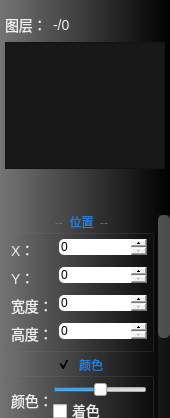
<?xml version="1.0" encoding="UTF-8"?>
<ui version="4.0">
 <class>FormLayerTools</class>
 <widget class="QWidget" name="FormLayerTools">
  <property name="enabled">
   <bool>true</bool>
  </property>
  <property name="geometry">
   <rect>
    <x>0</x>
    <y>0</y>
    <width>170</width>
    <height>418</height>
   </rect>
  </property>
  <property name="windowTitle">
   <string>Form</string>
  </property>
  <property name="styleSheet">
   <string notr="true">QWidget#widgetBox
{
	background-color: qlineargradient(spread:pad, x1:1, y1:0, x2:0, y2:0, stop:0 rgba(0, 0, 0, 255), stop:1 rgba(79, 79, 79, 196));
}
QScrollArea#scrollAreaOption
{
	background-color: transparent;
}
QWidget#scrollAreaWidgetContents
{
	background-color: transparent;
}

QScrollBar::vertical{
	border:none;
	background:#10FFFFFF;
	width:12px;
}
QScrollBar::handle:vertical{
	border:none;
	border-radius:5px;
	background:#40FFFFFF;
	min-height:20px;
	min-width:8px;
	width:8px;
}
QScrollBar::handle:vertical:hover{
	background:#E0FFFFFF;
}
QScrollBar::handle:vertical:pressed{
	background:#D0FFFFFF;
}
QScrollBar::add-line:vertical{
	height: 0px;
}
QScrollBar::sub-line:vertical{
	height: 0px;
}

QScrollBar::horizontal{
	border:none;
	background:#10FFFFFF;
	height:12px;
}
QScrollBar::handle:horizontal{
	border:none;
	border-radius:5px;
	background:#40FFFFFF;
	min-height:8px;
	min-width:20px;
	height:8px;
}
QScrollBar::handle:horizontal:hover{
	background:#E0FFFFFF;
}
QScrollBar::handle:horizontal:pressed{
	background:#D0FFFFFF;
}
QScrollBar::add-line:horizontal{
	width: 0px;
}
QScrollBar::sub-line:horizontal{
	width: 0px;
}

QPushButton
{
	border:none;
}
QLabel
{
	color: rgb(240, 240, 240);
	font-size:14px;
}
QCheckBox
{
	color: rgb(240, 240, 240);
	font-size:14px;
}
QPushButton:hover
{
	background-color: rgb(96, 96, 96);
}

QPushButton#pushButtonFullScreen
{
	image: url(:/butFullViewport_normal.png);
}
QPushButton#pushButtonFullScreen:checked
{
	image: url(:/butFullViewport_checked_normal.png);
}
QPushButton#pushButtonFullScreen:hover
{
	image: url(:/butFullViewport_enter.png);
}
QPushButton#pushButtonFullScreen:hover:checked
{
	image: url(:/butFullViewport_checked_enter.png);
}
QPushButton#pushButtonFullScreen:disabled
{
	image: url(:/butFullViewport_disable.png);
}
QPushButton#pushButtonFullScreen:disabled:checked
{
	image: url(:/butFullViewport_checked_disable.png);
}


QPushButton#pushButtonAspratio
{
	image: url(:/butLockAspectRatio_normal.png);
}
QPushButton#pushButtonAspratio:checked
{
	image: url(:/butLockAspectRatio_checked_normal.png);
}
QPushButton#pushButtonAspratio:hover
{
	image:url(:/butLockAspectRatio_enter.png);
}
QPushButton#pushButtonAspratio:hover:checked
{
	image: url(:/butLockAspectRatio_checked_enter.png);
}
QPushButton#pushButtonAspratio:disabled
{
	image:url(:/butLockAspectRatio_disable.png);
}
QPushButton#pushButtonAspratio:disabled:checked
{
	image: url(:/butLockAspectRatio_checked_disable.png);
}

QPushButton#pushButtonMoveUp
{
	image: url(:/butMoveLayerUp_normal.png);
}
QPushButton#pushButtonMoveUp:hover
{
	image: url(:/butMoveLayerUp_enter.png);
}
QPushButton#pushButtonMoveUp:disabled
{
	image: url(:/butMoveLayerUp_disable.png);
}
QPushButton#pushButtonMoveDown
{
	image: url(:/butMoveLayerDown_normal.png);
}
QPushButton#pushButtonMoveDown:hover
{
	image: url(:/butMoveLayerDown_enter.png);
}
QPushButton#pushButtonMoveDown:disabled
{
	image: url(:/butMoveLayerDown_disable.png);
}



QPushButton#pushButtonDing
{
	image: url(:/butDing_normal.png)
}
QPushButton#pushButtonDing:checked
{
	image: url(:/butDing_checked_normal.png);
}

QPushButton#pushButtonRemove
{
	image: url(:/butCancel_normal.png);
}
QPushButton#pushButtonRemove:hover
{
	image: url(:/butCancel_enter.png);
}
QPushButton#pushButtonRemove:disabled
{
	image: url(:/butCancel_disable.png);
}

QListView#listViewLayers
{
	background-color: rgb(24, 24, 24);
	color: rgb(255, 255, 255);
}
QListView#listViewLayers::indicator
{
width: 16px;
height: 16px;
	subcontrol-origin:border;
	subcontrol-position:left;
}

QListView#listViewLayers:item:alternate
{
	background-color: rgb(32, 32, 32);
}
QListView#listViewLayers:item:selected
{
	background-color: rgb(48, 120, 255);
}
QSpinBox
{
	border:none;
	border-top-left-radius: 5px;
	border-bottom-left-radius:5px;
	padding-left:0px;
}

QSpinBox::up-button
{
	subcontrol-origin:border;
	subcontrol-position:top right;
}
QSpinBox::down-button
{
	subcontrol-origin:border;
	subcontrol-position:bottom right;
}
QGroupBox
{
	background:#00000000;
}
QGroupBox::title
{
	font-size:10px;
	font-weight:400;
	color: #2080E0;
	subcontrol-origin:margin;
	subcontrol-position: top center;
	background:#00000000;
}
QGroupBox::title::hover
{
	color: #2090F0;
}
QGroupBox::indicator
{
	width: 16px;
	height: 16px;
	margin-top:2px;
	subcontrol-origin:margin;
	subcontrol-position: top center;
	image: url(&quot;:/butResortDefault_normal.png&quot;);
}
QGroupBox::indicator::hover
{
	image: url(&quot;:/butResortDefault_enter.png&quot;);
}</string>
  </property>
  <layout class="QGridLayout" name="gridLayout">
   <property name="leftMargin">
    <number>0</number>
   </property>
   <property name="topMargin">
    <number>0</number>
   </property>
   <property name="rightMargin">
    <number>0</number>
   </property>
   <property name="bottomMargin">
    <number>0</number>
   </property>
   <item row="0" column="0">
    <widget class="QWidget" name="widgetBox" native="true">
     <layout class="QVBoxLayout" name="verticalLayout_2">
      <property name="leftMargin">
       <number>0</number>
      </property>
      <property name="topMargin">
       <number>5</number>
      </property>
      <property name="rightMargin">
       <number>0</number>
      </property>
      <property name="bottomMargin">
       <number>0</number>
      </property>
      <item>
       <widget class="QWidget" name="widgetLayers" native="true">
        <property name="sizePolicy">
         <sizepolicy hsizetype="Preferred" vsizetype="Preferred">
          <horstretch>0</horstretch>
          <verstretch>2</verstretch>
         </sizepolicy>
        </property>
        <layout class="QVBoxLayout" name="verticalLayout">
         <property name="leftMargin">
          <number>5</number>
         </property>
         <property name="rightMargin">
          <number>5</number>
         </property>
         <property name="bottomMargin">
          <number>0</number>
         </property>
         <item>
          <layout class="QHBoxLayout" name="horizontalLayout">
           <item>
            <widget class="QLabel" name="label_2">
             <property name="text">
              <string>图层：</string>
             </property>
            </widget>
           </item>
           <item>
            <widget class="QLabel" name="labelLayers">
             <property name="sizePolicy">
              <sizepolicy hsizetype="Expanding" vsizetype="Preferred">
               <horstretch>0</horstretch>
               <verstretch>0</verstretch>
              </sizepolicy>
             </property>
             <property name="toolTip">
              <string>当前选中的图层编号 / 所有图层的数量</string>
             </property>
             <property name="text">
              <string>-/0</string>
             </property>
            </widget>
           </item>
           <item>
            <widget class="QPushButton" name="pushButtonDing">
             <property name="minimumSize">
              <size>
               <width>16</width>
               <height>16</height>
              </size>
             </property>
             <property name="maximumSize">
              <size>
               <width>16</width>
               <height>16</height>
              </size>
             </property>
             <property name="toolTip">
              <string>固定图层工具窗口</string>
             </property>
             <property name="checkable">
              <bool>true</bool>
             </property>
            </widget>
           </item>
          </layout>
         </item>
         <item>
          <widget class="QListView" name="listViewLayers">
           <property name="minimumSize">
            <size>
             <width>0</width>
             <height>48</height>
            </size>
           </property>
           <property name="editTriggers">
            <set>QAbstractItemView::NoEditTriggers</set>
           </property>
           <property name="showDropIndicator" stdset="0">
            <bool>false</bool>
           </property>
           <property name="iconSize">
            <size>
             <width>16</width>
             <height>16</height>
            </size>
           </property>
          </widget>
         </item>
         <item>
          <widget class="QWidget" name="widgetLayerTools" native="true">
           <layout class="QHBoxLayout" name="horizontalLayout_8">
            <item>
             <widget class="QPushButton" name="pushButtonFullScreen">
              <property name="minimumSize">
               <size>
                <width>16</width>
                <height>16</height>
               </size>
              </property>
              <property name="maximumSize">
               <size>
                <width>16777215</width>
                <height>16</height>
               </size>
              </property>
              <property name="toolTip">
               <string>把图层缩放到整个画面</string>
              </property>
              <property name="iconSize">
               <size>
                <width>24</width>
                <height>24</height>
               </size>
              </property>
              <property name="checkable">
               <bool>true</bool>
              </property>
              <property name="checked">
               <bool>false</bool>
              </property>
             </widget>
            </item>
            <item>
             <widget class="QPushButton" name="pushButtonAspratio">
              <property name="minimumSize">
               <size>
                <width>16</width>
                <height>16</height>
               </size>
              </property>
              <property name="maximumSize">
               <size>
                <width>16777215</width>
                <height>16</height>
               </size>
              </property>
              <property name="toolTip">
               <string>锁定选中图层的宽高比例</string>
              </property>
              <property name="iconSize">
               <size>
                <width>24</width>
                <height>24</height>
               </size>
              </property>
              <property name="checkable">
               <bool>true</bool>
              </property>
             </widget>
            </item>
            <item>
             <widget class="QPushButton" name="pushButtonMoveUp">
              <property name="minimumSize">
               <size>
                <width>16</width>
                <height>16</height>
               </size>
              </property>
              <property name="maximumSize">
               <size>
                <width>16777215</width>
                <height>16</height>
               </size>
              </property>
              <property name="toolTip">
               <string>把选中的图层上移一层</string>
              </property>
              <property name="iconSize">
               <size>
                <width>32</width>
                <height>32</height>
               </size>
              </property>
             </widget>
            </item>
            <item>
             <widget class="QPushButton" name="pushButtonMoveDown">
              <property name="minimumSize">
               <size>
                <width>16</width>
                <height>16</height>
               </size>
              </property>
              <property name="maximumSize">
               <size>
                <width>16777215</width>
                <height>16</height>
               </size>
              </property>
              <property name="toolTip">
               <string>把选中的图层下移一层</string>
              </property>
              <property name="iconSize">
               <size>
                <width>24</width>
                <height>24</height>
               </size>
              </property>
             </widget>
            </item>
            <item>
             <widget class="QPushButton" name="pushButtonRemove">
              <property name="minimumSize">
               <size>
                <width>16</width>
                <height>16</height>
               </size>
              </property>
              <property name="maximumSize">
               <size>
                <width>16777215</width>
                <height>16</height>
               </size>
              </property>
              <property name="toolTip">
               <string>删除选中的图层</string>
              </property>
             </widget>
            </item>
           </layout>
          </widget>
         </item>
        </layout>
       </widget>
      </item>
      <item>
       <widget class="QScrollArea" name="scrollAreaOption">
        <property name="sizePolicy">
         <sizepolicy hsizetype="Expanding" vsizetype="Expanding">
          <horstretch>0</horstretch>
          <verstretch>2</verstretch>
         </sizepolicy>
        </property>
        <property name="frameShape">
         <enum>QFrame::NoFrame</enum>
        </property>
        <property name="lineWidth">
         <number>0</number>
        </property>
        <property name="widgetResizable">
         <bool>true</bool>
        </property>
        <widget class="QWidget" name="scrollAreaWidgetContents">
         <property name="geometry">
          <rect>
           <x>0</x>
           <y>0</y>
           <width>158</width>
           <height>375</height>
          </rect>
         </property>
         <layout class="QVBoxLayout" name="verticalLayout_3">
          <property name="leftMargin">
           <number>4</number>
          </property>
          <property name="topMargin">
           <number>0</number>
          </property>
          <property name="rightMargin">
           <number>4</number>
          </property>
          <property name="bottomMargin">
           <number>5</number>
          </property>
          <item>
           <widget class="QGroupBox" name="groupBox">
            <property name="title">
             <string>--  位置  --</string>
            </property>
            <layout class="QFormLayout" name="formLayout">
             <property name="leftMargin">
              <number>4</number>
             </property>
             <property name="topMargin">
              <number>4</number>
             </property>
             <property name="rightMargin">
              <number>4</number>
             </property>
             <property name="bottomMargin">
              <number>4</number>
             </property>
             <item row="0" column="0">
              <widget class="QLabel" name="label">
               <property name="text">
                <string>X：</string>
               </property>
              </widget>
             </item>
             <item row="0" column="1">
              <widget class="QSpinBox" name="spinBoxX">
               <property name="sizePolicy">
                <sizepolicy hsizetype="Expanding" vsizetype="Fixed">
                 <horstretch>0</horstretch>
                 <verstretch>0</verstretch>
                </sizepolicy>
               </property>
               <property name="styleSheet">
                <string notr="true"/>
               </property>
              </widget>
             </item>
             <item row="1" column="0">
              <widget class="QLabel" name="label_3">
               <property name="text">
                <string>Y：</string>
               </property>
              </widget>
             </item>
             <item row="1" column="1">
              <widget class="QSpinBox" name="spinBoxY">
               <property name="sizePolicy">
                <sizepolicy hsizetype="Expanding" vsizetype="Fixed">
                 <horstretch>0</horstretch>
                 <verstretch>0</verstretch>
                </sizepolicy>
               </property>
               <property name="maximum">
                <number>565656557</number>
               </property>
              </widget>
             </item>
             <item row="2" column="0">
              <widget class="QLabel" name="label_4">
               <property name="text">
                <string>宽度：</string>
               </property>
              </widget>
             </item>
             <item row="2" column="1">
              <widget class="QSpinBox" name="spinBoxW">
               <property name="sizePolicy">
                <sizepolicy hsizetype="Expanding" vsizetype="Fixed">
                 <horstretch>0</horstretch>
                 <verstretch>0</verstretch>
                </sizepolicy>
               </property>
              </widget>
             </item>
             <item row="3" column="0">
              <widget class="QLabel" name="label_5">
               <property name="text">
                <string>高度：</string>
               </property>
              </widget>
             </item>
             <item row="3" column="1">
              <widget class="QSpinBox" name="spinBoxH">
               <property name="sizePolicy">
                <sizepolicy hsizetype="Expanding" vsizetype="Fixed">
                 <horstretch>0</horstretch>
                 <verstretch>0</verstretch>
                </sizepolicy>
               </property>
              </widget>
             </item>
            </layout>
           </widget>
          </item>
          <item>
           <widget class="QGroupBox" name="groupBox_ImageColor">
            <property name="toolTip">
             <string>点击标题还原默认设置</string>
            </property>
            <property name="title">
             <string>颜色</string>
            </property>
            <property name="checkable">
             <bool>true</bool>
            </property>
            <layout class="QFormLayout" name="formLayout_2">
             <property name="horizontalSpacing">
              <number>0</number>
             </property>
             <property name="leftMargin">
              <number>4</number>
             </property>
             <property name="topMargin">
              <number>4</number>
             </property>
             <property name="rightMargin">
              <number>4</number>
             </property>
             <property name="bottomMargin">
              <number>4</number>
             </property>
             <item row="0" column="0">
              <widget class="QLabel" name="label_7">
               <property name="text">
                <string>颜色：</string>
               </property>
              </widget>
             </item>
             <item row="0" column="1">
              <layout class="QVBoxLayout" name="verticalLayout_4">
               <property name="spacing">
                <number>0</number>
               </property>
               <item>
                <widget class="QSlider" name="horizontalSliderHue">
                 <property name="maximumSize">
                  <size>
                   <width>16777215</width>
                   <height>24</height>
                  </size>
                 </property>
                 <property name="minimum">
                  <number>-256</number>
                 </property>
                 <property name="maximum">
                  <number>256</number>
                 </property>
                 <property name="orientation">
                  <enum>Qt::Horizontal</enum>
                 </property>
                </widget>
               </item>
               <item>
                <widget class="QCheckBox" name="checkBoxTinting">
                 <property name="text">
                  <string>着色</string>
                 </property>
                </widget>
               </item>
              </layout>
             </item>
             <item row="3" column="0">
              <widget class="QLabel" name="label_10">
               <property name="text">
                <string>饱和：</string>
               </property>
              </widget>
             </item>
             <item row="3" column="1">
              <widget class="QSlider" name="horizontalSliderSaturability">
               <property name="maximumSize">
                <size>
                 <width>16777215</width>
                 <height>24</height>
                </size>
               </property>
               <property name="minimum">
                <number>-256</number>
               </property>
               <property name="maximum">
                <number>256</number>
               </property>
               <property name="orientation">
                <enum>Qt::Horizontal</enum>
               </property>
              </widget>
             </item>
             <item row="4" column="0">
              <widget class="QLabel" name="label_9">
               <property name="text">
                <string>亮度：</string>
               </property>
              </widget>
             </item>
             <item row="4" column="1">
              <widget class="QSlider" name="horizontalSliderLuminance">
               <property name="maximumSize">
                <size>
                 <width>16777215</width>
                 <height>24</height>
                </size>
               </property>
               <property name="minimum">
                <number>-256</number>
               </property>
               <property name="maximum">
                <number>256</number>
               </property>
               <property name="orientation">
                <enum>Qt::Horizontal</enum>
               </property>
              </widget>
             </item>
             <item row="5" column="0">
              <widget class="QLabel" name="label_8">
               <property name="text">
                <string>对比：</string>
               </property>
              </widget>
             </item>
             <item row="5" column="1">
              <widget class="QSlider" name="horizontalSliderContrast">
               <property name="maximumSize">
                <size>
                 <width>16777215</width>
                 <height>24</height>
                </size>
               </property>
               <property name="minimum">
                <number>-256</number>
               </property>
               <property name="maximum">
                <number>256</number>
               </property>
               <property name="orientation">
                <enum>Qt::Horizontal</enum>
               </property>
              </widget>
             </item>
             <item row="6" column="0">
              <widget class="QLabel" name="label_6">
               <property name="text">
                <string>透明：</string>
               </property>
              </widget>
             </item>
             <item row="6" column="1">
              <widget class="QSlider" name="horizontalSliderTransparence">
               <property name="maximumSize">
                <size>
                 <width>16777215</width>
                 <height>24</height>
                </size>
               </property>
               <property name="orientation">
                <enum>Qt::Horizontal</enum>
               </property>
              </widget>
             </item>
            </layout>
           </widget>
          </item>
         </layout>
        </widget>
       </widget>
      </item>
     </layout>
    </widget>
   </item>
  </layout>
 </widget>
 <tabstops>
  <tabstop>pushButtonDing</tabstop>
  <tabstop>listViewLayers</tabstop>
  <tabstop>pushButtonFullScreen</tabstop>
  <tabstop>pushButtonAspratio</tabstop>
  <tabstop>pushButtonMoveUp</tabstop>
  <tabstop>pushButtonMoveDown</tabstop>
  <tabstop>pushButtonRemove</tabstop>
  <tabstop>scrollAreaOption</tabstop>
  <tabstop>spinBoxX</tabstop>
  <tabstop>spinBoxY</tabstop>
  <tabstop>spinBoxW</tabstop>
  <tabstop>spinBoxH</tabstop>
  <tabstop>horizontalSliderHue</tabstop>
  <tabstop>checkBoxTinting</tabstop>
  <tabstop>horizontalSliderSaturability</tabstop>
  <tabstop>horizontalSliderLuminance</tabstop>
  <tabstop>horizontalSliderContrast</tabstop>
  <tabstop>horizontalSliderTransparence</tabstop>
 </tabstops>
 <resources/>
 <connections/>
</ui>
